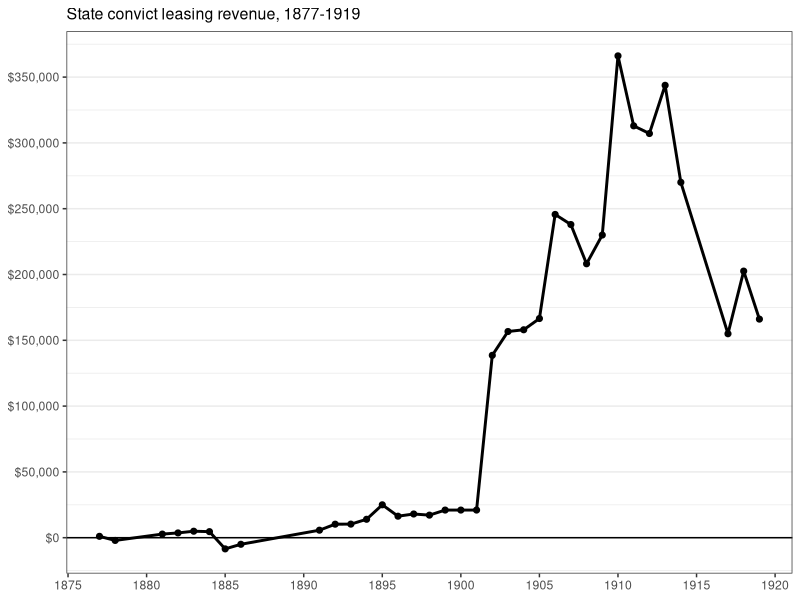
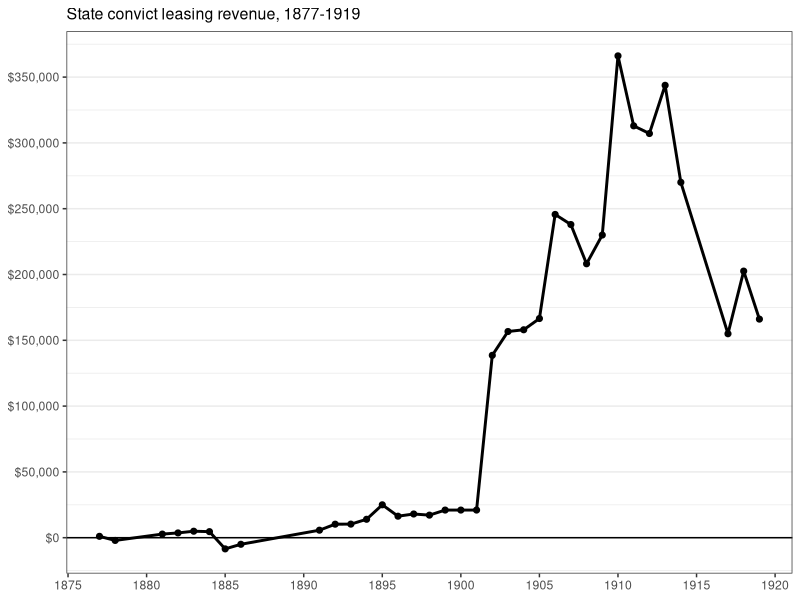

Source code (R) for these figures, in order:


# Revenue derived from the FL state prison system, 1873-1914.
# Data gathered from biennial reports of the Florida commissioner of agriculture.
# Most years are reported in 13th Biennial Report for years 1913-1914 and 
# the 16 Biennial report with data for years 1917-1920. Also see the annual
# reports of the Florida Adjutent General for missing values for 1886-1890.
#++++++++++++++++++++++++++++++++++++++++++++++++++++++++++++


library(tidyverse)

revenue <- read_csv("data/convict-leasing-revenue.csv")   

# this is just to draw a continuous line over missing values.
revenue$rev_line <- zoo::na.approx(revenue$revenue, x = revenue$year)

ggplot(revenue, aes(x=year, y=revenue)) + 
  geom_point(aes(year, revenue), 
             size = 1.75, col = 'black') +
  geom_line(aes(year, rev_line),
             size =1, color = "black") + 
  scale_x_continuous(name=NULL, 
                     breaks = seq(1875, 1920, 5)) +
  scale_y_continuous(name=NULL, 
                     breaks=seq(0, 350000, 50000),
                     labels = scales::dollar) +
  ggtitle("State convict leasing revenue, 1877-1919") +
  theme_bw() + 
  theme(plot.title = element_text(size=11.5),
        panel.grid.minor.x=element_blank(),
        panel.grid.major.x=element_blank(),
        panel.grid.major.y = element_line(size = .5)) +
  geom_hline(yintercept = 0) 

ggsave("figures/convict-leasing-revenue.png", 
       width = 7.5, height = 6) 
